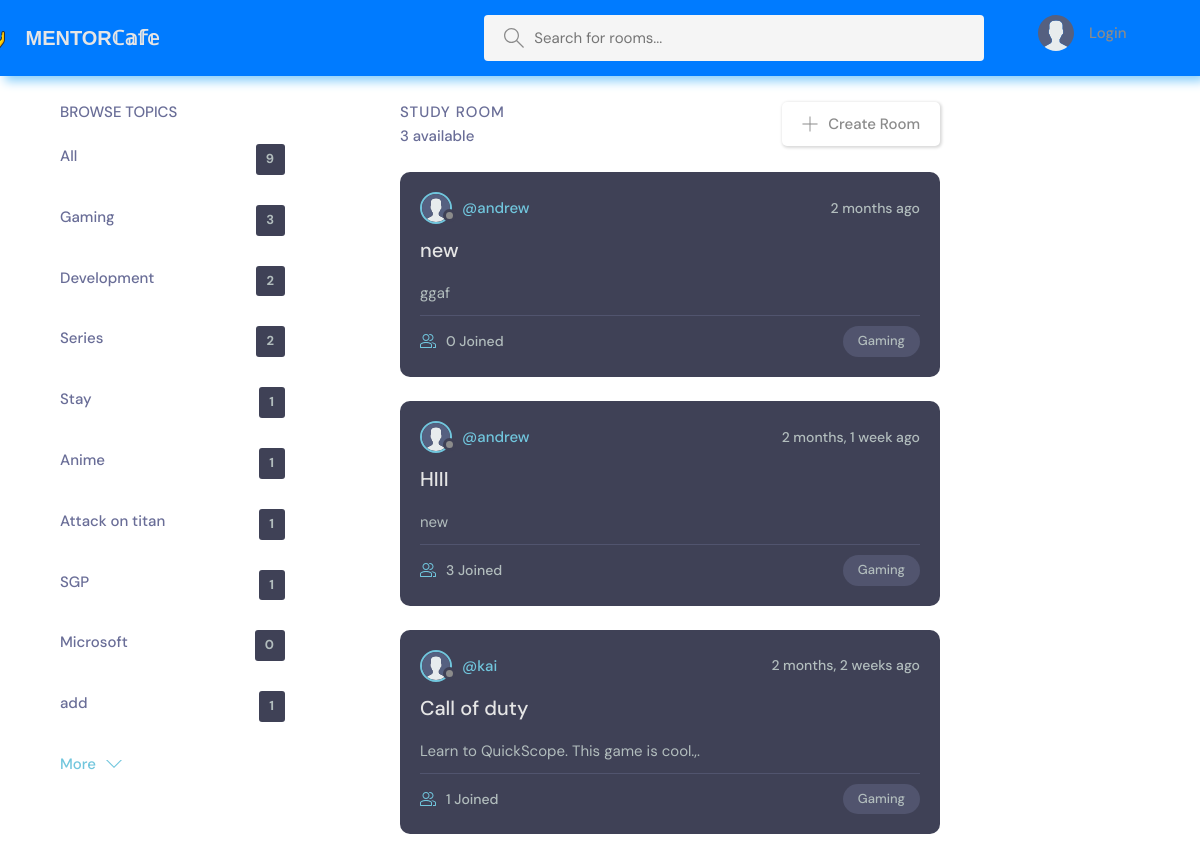
Page /?q=Gaming on the committed database.
### base/models.py (models this page shows, shortened)
class Topic(models.Model):
    name = models.CharField(max_length=255)

class Room(models.Model):
    host = models.ForeignKey(User,on_delete=models.SET_NULL,null=True)
    topic = models.ForeignKey(Topic,on_delete=models.SET_NULL,null=True)
    name = models.CharField(max_length=255)
    description = models.TextField(null=True,blank=True)
    participants = models.ManyToManyField(User,related_name='participants',blank=True)
    updated = models.DateTimeField(auto_now_add=True)
    created = models.DateTimeField(auto_now_add=True)
    class Meta:
        ordering = ['-updated','created']

### base/views.py (the view)
# urls.py: 2. Add a URL to urlpatterns:  path('', views.home, name='home')
def home(request):
    q = request.GET.get('q') if request.GET.get('q') != None else ''
    rooms = Room.objects.filter(
        Q(topic__name__icontains = q)|
        Q(name__icontains = q)|
        Q(description__icontains = q)
        )
    topics = Topic.objects.all()
    room_count = rooms.count()
    context = {'rooms':rooms,'topics' : topics,'room_count':room_count}
    return render(request, 'base/home.html',context)

### base/templates/base/home.html (shortened to what this page needs)
{%extends 'main.html' %}
{% load static%}
{%block content%}
  <main class="layout layout--3">
    <div class="container">
      <div class="topics">
        <div class="topics__header">
          <h2>Browse Topics</h2>
        </div>
        <ul class="topics__list">
          <li>
            <a href="{% url 'home' %}"> All <span>{{topics.count}}</span></a>
          </li>
          {%for topic in topics %}
          <li>
            <a href="{% url 'home' %}?q={{topic.name}}">{{topic.name}} <span>{{topic.room_set.all.count}}</span></a>
          </li>
          {%endfor%}
        </ul>
        <a class="btn btn--link" href="topics.html">
          More
          <svg version="1.1" xmlns="http://www.w3.org/2000/svg" width="32" height="32" viewBox="0 0 32 32">
            <title>chevron-down</title>
            <path d="M16 21l-13-13h-3l16 16 16-16h-3l-13 13z"></path>
          </svg>
        </a>
      </div>
      <div class="roomList">
        <div class="roomList__header">
          <div>
            <h2>Study Room</h2>
            <p>{{room_count}} available</p>
          </div>
          <a class="btn btn--main" href="{% url 'create-room' %}">
            <svg version="1.1" xmlns="http://www.w3.org/2000/svg" width="32" height="32" viewBox="0 0 32 32">
              <title>add</title>
              <path
                d="M16.943 0.943h-1.885v14.115h-14.115v1.885h14.115v14.115h1.885v-14.115h14.115v-1.885h-14.115v-14.115z">
              </path>
            </svg>
            Create Room
          </a>
        </div>
        {%for room in rooms%}
        <div class="roomListRoom">
          <div class="roomListRoom__header">
            <a href="{% url 'profile' room.host.id %}" class="roomListRoom__author">
              <div class="avatar avatar--small">
                <img src="{% static 'images/avatar.svg' %}" />
              </div>
              <span>@{{room.host.username}}</span>
            </a>
            <div class="roomListRoom__actions">
              <span>{{room.created|timesince}} ago</span>
            </div>
          </div>
          <div class="roomListRoom__content">
            <a href="{% url 'room' room.id %}">{{room.name}}</a>
            <p>
              {{room.description}}
            </p>
          </div>
          <div class="roomListRoom__meta">
            <a href="{% url 'room' room.id %}" class="roomListRoom__joined">
                {{room.participants.all.count}}  Joined
            </a>
            <p class="roomListRoom__topic">{{room.topic.name}}</p>
          </div>
        </div>
        {%endfor%}
      </div>
    </div>
  </main>
{%endblock%}

### static/styles/style.css (style rules this page uses)
:root { --color-main: #71c6dd; --color-main-light: #e1f6fb; --color-dark: #3f4156; --color-dark-medium: #51546e; --color-dark-light: #696d97; --color-light: #e5e5e5; --color-gray: #8b8b8b; --color-light-gray: #b2bdbd; --color-bg: #2d2d39; --color-success: #5dd693; --color-error: #fc4b0b; }
* { font-family: "DM Sans", -apple-system, BlinkMacSystemFont, "Segoe UI", Roboto, Oxygen, Ubuntu, Cantarell, "Open Sans", "Helvetica Neue", sans-serif; margin: 0; padding: 0; box-sizing: border-box; text-rendering: optimizeLegibility; font-size: inherit; }
html { font-size: 56.25%; }
@media only screen and (min-width: 1200px) { html { font-size: 62.5%; } }
body { line-height: 1.6; font-weight: 400; font-size: 1.5rem; color: var(--color-light-gray); background-color: WHITE; min-height: 100vh; }
img { width: 100%; }
a { display: inline-block; color: var(--color-main); text-decoration: none; }
.container { max-width: 120rem; width: 90%; margin: auto; }
.btn { background-color: transparent; border: none; display: inline-flex; align-items: center; gap: 1rem; cursor: pointer; transition: all ease-in-out 0.3s; padding: 1rem 2rem; border-radius: 5px; box-shadow: 1px 1px 3px 1px rgba(0, 0, 0, 0.15); font-weight: 500; }
.btn--link { border-radius: 0; padding: 0; color: var(--color-main); box-shadow: none; }
.btn--main { color: var(--color-gray); }
.btn > svg { fill: currentColor; width: 1.6rem; height: 1.6rem; }
.avatar { position: relative; display: inline-block; border-radius: 50%; border: 2px solid var(--color-main); }
.avatar img { display: block; border-radius: 50%; object-fit: cover; object-position: center; }
.avatar::after { content: ""; display: block; position: absolute; background-color: var(--color-gray); z-index: 111; border-radius: 50%; border: 0.3rem solid var(--color-dark); }
.avatar.avatar--small img { width: 2.8rem; height: 2.8rem; }
.avatar.avatar--small:after { width: 0.7rem; height: 0.7rem; bottom: 0px; right: -6px; }
.layout { margin-top: 2.4rem; }
.layout > .container { display: flex; justify-content: space-between; align-items: flex-start; }
.layout--3 > .container > div:first-child { flex-basis: 50%; max-width: 22.5rem; }
.layout--3 > .container > div:nth-child(2) { flex-basis: 50%; }
.layout--3 > .container > div:last-child { flex-basis: 50%; }
.topics__header { margin-bottom: 2rem; }
.topics__header h2 { text-transform: uppercase; font-weight: 500; color: var(--color-dark-light); }
.topics__list { list-style: none; }
.topics__list li a { display: flex; justify-content: space-between; margin-bottom: 3rem; font-weight: 500; color: var(--color-dark-light); transition: all 0.3s ease-in-out; }
.topics__list li a span { padding: 0.5rem 1rem; background-color: var(--color-dark); color: var(--color-light-gray); border-radius: 3px; font-size: 1.3rem; font-weight: 700; letter-spacing: 1px; }
.roomList { position: relative; right: 200px; }
.roomList__header { display: flex; justify-content: space-between; align-items: center; margin-bottom: 2.4rem; }
.roomList__header h2 { text-transform: uppercase; font-weight: 500; color: var(--color-dark-light); letter-spacing: 1px; }
.roomList__header p { font-weight: 500; color: var(--color-dark-light); }
.roomListRoom { margin-bottom: 2.4rem; background-color: var(--color-dark); border-radius: 1rem; padding: 2rem; }
.roomListRoom__header { display: flex; justify-content: space-between; align-items: center; }
.roomListRoom__author { font-weight: 500; display: flex; align-items: center; gap: 1rem; }
.roomListRoom__actions { display: flex; align-items: flex-start; gap: 1rem; position: relative; }
.roomListRoom__actions span { font-size: 1.4rem; font-weight: 500; }
.roomListRoom__content { margin: 1rem 0; }
.roomListRoom__content a { font-size: 2rem; font-weight: 500; margin-bottom: 1.5rem; color: var(--color-light); transition: all 0.3s ease-in-out; }
.roomListRoom__meta { border-top: 1px solid var(--color-dark-medium); padding-top: 1rem; display: flex; align-items: center; justify-content: space-between; }
.roomListRoom__joined { color: var(--color-light-gray); display: flex; align-items: center; gap: 1rem; font-size: 1.4rem; font-weight: 500; }
.roomListRoom__joined svg { fill: var(--color-main); width: 1.6rem; height: 1.6rem; }
.roomListRoom__topic { padding: 5px 1.5rem; background-color: var(--color-dark-medium); border-radius: 5rem; font-weight: 500; font-size: 1.3rem; }

### rows in the picture
Topic: name "Gaming", room_set.all.count "3"
Topic: name "Development", room_set.all.count "2"
Topic: name "Series", room_set.all.count "2"
Topic: name "Stay", room_set.all.count "1"
Topic: name "Anime", room_set.all.count "1"
Topic: name "Attack on titan", room_set.all.count "1"
Topic: name "SGP", room_set.all.count "1"
Topic: name "Microsoft", room_set.all.count "0"
Topic: name "add", room_set.all.count "1"
Room: host.username "andrew", created "2 months", name "new", description "ggaf", participants.all.count "0", topic.name "Gaming"
Room: host.username "andrew", created "2 months, 1 week", name "HIII", description "new", participants.all.count "3", topic.name "Gaming"
Room: host.username "kai", created "2 months, 2 weeks", name "Call of duty", description "Learn to QuickScope. This game is cool.,.", participants.all.count "1", topic.name "Gaming"

### other values in the picture
{{ topics.count }} "9"
{{ room_count }} "3"
